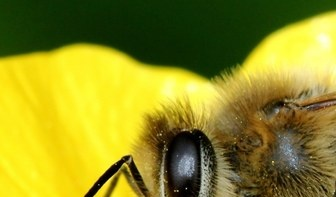
#> input picture saved_patches/tile1_1.jpg, 336 x 197 px
$ python Image_difference.py
#> lines starting #> are read from the running program, lines starting #| are printed output that depends on the picture
from PIL import Image
from tkinter import filedialog, Tk


def difference(value1, value2):
    "Compute difference between two pixels value"
    a = abs(value1 - value2)
    if a > 255:
        a = a - 255
    else:
        pass
    return int(a)

def create_image(i, j, colour):
    """
    Create image with given width , height and colour
    :param i: width
    :param j:height
    :param colour:colour - RGB
    :return:image
    """
    image = Image.new("RGB", (i, j), colour)
    return image


def get_pixel(image, x, y):
    """
    Return pixel from image about given coordinates x,y
    :param image:image
    :param i:x
    :param j:y
    :return:the value of pixel
    """
    width, height = image.size
    if x > width or y > height:
        return None
    pixel = image.getpixel((x, y))
    return pixel

def Roznica():
    root = Tk()
    root.withdraw()
    base1 = filedialog.askopenfilename(parent=root,initialdir="\\",
                                       title="Wybierz pierwszy obraz",
                                       filetypes=(("Image files", "*.jpg*"), ("all files", "*.*")))
#> the answer given: saved_patches/tile1_1.jpg
    base1.replace('\\', '/')
    print(base1)
    image_1 = Image.open(base1)
#> image_1 is the input picture: PIL image 336x197 RGB; mean R, G, B 143.7, 140.4, 34.1
    base2 = filedialog.askopenfilename(initialdir="\\",
                                       title="Wybierz drugi obraz",
                                       filetypes=(("Image files", "*.jpg*"), ("all files", "*.*")))
#> the answer given: saved_patches/tile1_2.jpg
    base2.replace('\\', '/')
    image_2 = Image.open(base2)
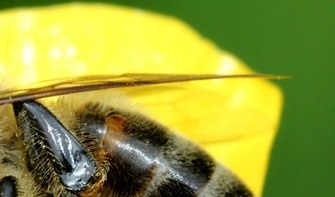
#> input picture saved_patches/tile1_2.jpg, 335 x 197 px
#> image_2 is the input picture: PIL image 335x197 RGB; mean R, G, B 149.3, 157.6, 56.8

    width1, height1 = image_1.size
#> width1 = 336; height1 = 197
    width2, height2 = image_2.size
#> width2 = 335; height2 = 197

    if width1 > width2:
        width = width1
#> width = 336
    elif width1 == width2:
        width = width1
    else:
        width = width2

    if height1 > height2:
        height = height1
    elif height1 == height2:
        height = height1
#> height = 197
    else:
        height = height2

    new_image = create_image(width, height, "black")
#> in create_image, `image = Image.new("RGB", (i, j), colour)`: image: PIL image 336x197 RGB; every value is 0
    pixels = new_image.load()
    width_1, height_1 = image_1.size
#> width_1 = 336; height_1 = 197
    width_2, height_2 = image_2.size
#> width_2 = 335; height_2 = 197

    for i in range(width):
        for j in range(height):

            if ((width_2<i+1<=width_1)and j+1<=height_1)or((height_2<j+1<=height_1)and i+1<=width_1):
                pixel = get_pixel(image_1, i, j)
                pixels[i, j] = (pixel[0], pixel[1],pixel[2])
            elif ((width_1<i+1<=width_2) and j+1<=height_2)or((height_1<j+1<=height_2)and i+1<=width_2):
                pixel2 = get_pixel(image_2, i, j)
                pixels[i, j] = (pixel2[0], pixel2[1],pixel2[2])
            elif (i+1>width_1 and j+1>height_2)or(i+1>width_2 and j+1>height_1) :
                pixels[i, j] = (0, 0, 0)
            else:
                pixel_1 = get_pixel(image_1, i, j)
                pixel_2 = get_pixel(image_2, i, j)
                pixels[i, j] = (difference(pixel_1[0],pixel_2[0]),difference(pixel_1[1],pixel_2[1]),difference(pixel_1[2],pixel_2[2]))
#> this loop made 336 passes

    return new_image


image3=Roznica()
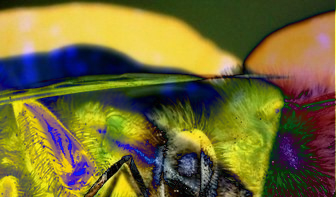
#> image3: PIL image 336x197 RGB; mean R, G, B 114.7, 106.1, 51.8
image3.show()
